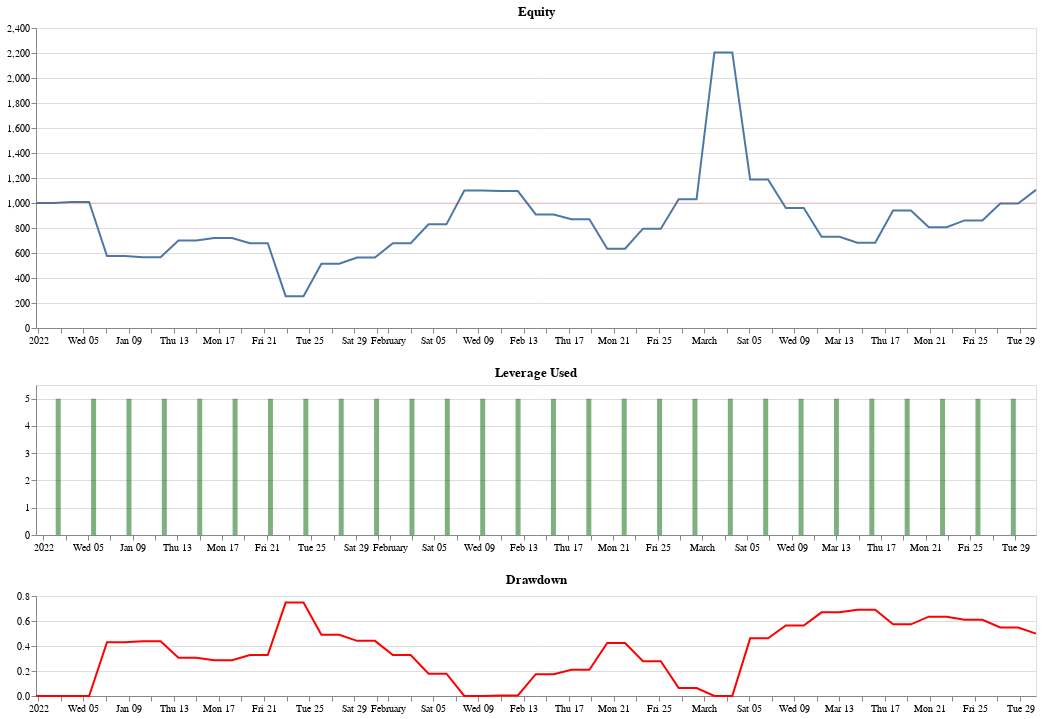

This figure's notebook cell:
### Code cell
report.equity_chart

### Figure 1 — Vega-Lite specification as saved in the notebook (floating-point values rounded to 4 significant figures)
{"config": {"view": {"continuousWidth": 400, "continuousHeight": 300}}, "vconcat": [{"layer": [{"data": {"name": "data-54645b3e33ab972ed7d66aaccef82a97"}, "mark": "line", "encoding": {"x": {"axis": {"grid": false, "title": ""}, "field": "Time", "type": "temporal"}, "y": {"axis": {"title": ""}, "field": "Equity", "scale": {"domain": [150.0, 2350.0]}, "type": "quantitative"}}, "transform": [{"filter": {"field": "Equity", "valid": true}}]}, {"data": {"name": "data-ac0604903442ed28ac7caeaeddb9ad1b"}, "mark": {"type": "rule", "size": 0.2}, "encoding": {"color": {"value": "red"}, "y": {"field": "y", "type": "quantitative"}}}, {"data": {"name": "data-54645b3e33ab972ed7d66aaccef82a97"}, "mark": {"type": "rule", "size": 10}, "encoding": {"opacity": {"value": 0}, "tooltip": [{"field": "Time", "format": "%d %b %Y, %H:%M", "type": "temporal"}, {"field": "Equity", "format": ".2f", "type": "quantitative"}], "x": {"field": "Time", "type": "temporal"}}, "selection": {"selector001": {"type": "single", "nearest": true, "on": "mouseover", "fields": ["Time"], "empty": "none"}}}, {"data": {"name": "data-54645b3e33ab972ed7d66aaccef82a97"}, "mark": {"type": "rule", "opacity": 0.25, "size": 0.25}, "encoding": {"x": {"field": "Time", "type": "temporal"}}, "transform": [{"filter": {"selection": "selector001"}}]}, {"data": {"name": "data-54645b3e33ab972ed7d66aaccef82a97"}, "mark": {"type": "point", "filled": true}, "encoding": {"opacity": {"condition": {"value": 1, "selection": "selector001"}, "value": 0}, "x": {"axis": {"grid": false, "title": ""}, "field": "Time", "type": "temporal"}, "y": {"axis": {"title": ""}, "field": "Equity", "scale": {"domain": [150.0, 2350.0]}, "type": "quantitative"}}, "transform": [{"filter": {"field": "Equity", "valid": true}}]}], "height": 300, "title": "Equity", "width": 1000}, {"layer": [{"mark": "bar", "encoding": {"color": {"value": "darkgreen"}, "opacity": {"condition": {"value": 1, "selection": "selector001"}, "value": 0.5}, "x": {"axis": {"grid": false, "title": ""}, "field": "Time", "type": "temporal"}, "y": {"axis": {"title": ""}, "field": "Leverage Used", "scale": {"domain": [0, 5.5]}, "type": "quantitative"}}}, {"mark": {"type": "rule", "size": 10}, "encoding": {"opacity": {"value": 0}, "tooltip": [{"field": "Time", "format": "%d %b %Y, %H:%M", "type": "temporal"}, {"field": "Leverage Used", "format": ".2f", "type": "quantitative"}], "x": {"field": "Time", "type": "temporal"}}, "selection": {"selector001": {"type": "single", "nearest": true, "on": "mouseover", "fields": ["Time"], "empty": "none"}}}, {"mark": {"type": "rule", "opacity": 0.25, "size": 0.25}, "encoding": {"x": {"field": "Time", "type": "temporal"}}, "transform": [{"filter": {"selection": "selector001"}}]}], "data": {"name": "data-54645b3e33ab972ed7d66aaccef82a97"}, "height": 150, "title": "Leverage Used", "width": 1000}, {"layer": [{"mark": {"type": "line", "color": "red"}, "encoding": {"x": {"axis": {"grid": false, "title": ""}, "field": "Time", "type": "temporal"}, "y": {"axis": {"title": ""}, "field": "Drawdown", "type": "quantitative"}}, "transform": [{"filter": {"field": "Drawdown", "valid": true}}]}, {"mark": {"type": "rule", "size": 10}, "encoding": {"opacity": {"value": 0}, "tooltip": [{"field": "Time", "format": "%d %b %Y, %H:%M", "type": "temporal"}, {"field": "Drawdown", "format": ".6f", "type": "quantitative"}], "x": {"field": "Time", "type": "temporal"}}, "selection": {"selector001": {"type": "single", "nearest": true, "on": "mouseover", "fields": ["Time"], "empty": "none"}}}, {"mark": {"type": "rule", "opacity": 0.25, "size": 0.25}, "encoding": {"x": {"field": "Time", "type": "temporal"}}, "transform": [{"filter": {"selection": "selector001"}}]}, {"mark": {"type": "point", "color": "red", "filled": true}, "encoding": {"opacity": {"condition": {"value": 1, "selection": "selector001"}, "value": 0}, "x": {"axis": {"grid": false, "title": ""}, "field": "Time", "type": "temporal"}, "y": {"axis": {"title": ""}, "field": "Drawdown", "type": "quantitative"}}, "transform": [{"filter": {"field": "Drawdown", "valid": true}}]}], "data": {"name": "data-54645b3e33ab972ed7d66aaccef82a97"}, "height": 100, "title": "Drawdown", "width": 1000}], "$schema": "https://vega.github.io/schema/vega-lite/v4.17.0.json", "datasets": {"data-54645b3e33ab972ed7d66aaccef82a97": [{"Time": "2022-01-01T00:00:00+05:00", "Equity": 1000.0, "Drawdown": 0.0, "Leverage Used": 0.0}, {"Time": "2022-01-02T13:00:00+05:00", "Equity": 1000.0, "Drawdown": 0.0, "Leverage Used": 5.0}, {"Time": "2022-01-04T03:00:00+05:00", "Equity": 1009.0, "Drawdown": 0.0, "Leverage Used": 0.0}, {"Time": "2022-01-05T17:00:00+05:00", "Equity": 1009.0, "Drawdown": 0.0, "Leverage Used": 5.0}, {"Time": "2022-01-07T07:00:00+05:00", "Equity": 575.2, "Drawdown": 0.4298, "Leverage Used": 0.0}, {"Time": "2022-01-08T21:00:00+05:00", "Equity": 575.2, "Drawdown": 0.4298, "Leverage Used": 5.0}, {"Time": "2022-01-10T11:00:00+05:00", "Equity": 566.5, "Drawdown": 0.4384, "Leverage Used": 0.0}, {"Time": "2022-01-12T01:00:00+05:00", "Equity": 566.5, "Drawdown": 0.4384, "Leverage Used": 5.0}, {"Time": "2022-01-13T15:00:00+05:00", "Equity": 700.2, "Drawdown": 0.3059, "Leverage Used": 0.0}, {"Time": "2022-01-15T05:00:00+05:00", "Equity": 700.2, "Drawdown": 0.3059, "Leverage Used": 5.0}, {"Time": "2022-01-16T19:00:00+05:00", "Equity": 720.5, "Drawdown": 0.2859, "Leverage Used": 0.0}, {"Time": "2022-01-18T09:00:00+05:00", "Equity": 720.5, "Drawdown": 0.2859, "Leverage Used": 5.0}, {"Time": "2022-01-19T23:00:00+05:00", "Equity": 678.5, "Drawdown": 0.3275, "Leverage Used": 0.0}, {"Time": "2022-01-21T13:00:00+05:00", "Equity": 678.5, "Drawdown": 0.3275, "Leverage Used": 5.0}, {"Time": "2022-01-23T03:00:00+05:00", "Equity": 254.8, "Drawdown": 0.7474, "Leverage Used": 0.0}, {"Time": "2022-01-24T17:00:00+05:00", "Equity": 254.8, "Drawdown": 0.7474, "Leverage Used": 5.0}, {"Time": "2022-01-26T07:00:00+05:00", "Equity": 514.2, "Drawdown": 0.4903, "Leverage Used": 0.0}, {"Time": "2022-01-27T21:00:00+05:00", "Equity": 514.2, "Drawdown": 0.4903, "Leverage Used": 5.0}, {"Time": "2022-01-29T11:00:00+05:00", "Equity": 563.9, "Drawdown": 0.4411, "Leverage Used": 0.0}, {"Time": "2022-01-31T01:00:00+05:00", "Equity": 563.9, "Drawdown": 0.4411, "Leverage Used": 5.0}, {"Time": "2022-02-01T15:00:00+05:00", "Equity": 678.9, "Drawdown": 0.3271, "Leverage Used": 0.0}, {"Time": "2022-02-03T05:00:00+05:00", "Equity": 678.9, "Drawdown": 0.3271, "Leverage Used": 5.0}, {"Time": "2022-02-04T19:00:00+05:00", "Equity": 829.0, "Drawdown": 0.1782, "Leverage Used": 0.0}, {"Time": "2022-02-06T09:00:00+05:00", "Equity": 829.0, "Drawdown": 0.1782, "Leverage Used": 5.0}, {"Time": "2022-02-07T23:00:00+05:00", "Equity": 1100.0, "Drawdown": 0.0, "Leverage Used": 0.0}, {"Time": "2022-02-09T13:00:00+05:00", "Equity": 1100.0, "Drawdown": 0.0, "Leverage Used": 5.0}, {"Time": "2022-02-11T03:00:00+05:00", "Equity": 1095.0, "Drawdown": 0.004445, "Leverage Used": 0.0}, {"Time": "2022-02-12T17:00:00+05:00", "Equity": 1095.0, "Drawdown": 0.004445, "Leverage Used": 5.0}, {"Time": "2022-02-14T07:00:00+05:00", "Equity": 908.4, "Drawdown": 0.1744, "Leverage Used": 0.0}, {"Time": "2022-02-15T21:00:00+05:00", "Equity": 908.4, "Drawdown": 0.1744, "Leverage Used": 5.0}, {"Time": "2022-02-17T11:00:00+05:00", "Equity": 869.6, "Drawdown": 0.2096, "Leverage Used": 0.0}, {"Time": "2022-02-19T01:00:00+05:00", "Equity": 869.6, "Drawdown": 0.2096, "Leverage Used": 5.0}, {"Time": "2022-02-20T15:00:00+05:00", "Equity": 634.1, "Drawdown": 0.4237, "Leverage Used": 0.0}, {"Time": "2022-02-22T05:00:00+05:00", "Equity": 634.1, "Drawdown": 0.4237, "Leverage Used": 5.0}, {"Time": "2022-02-23T19:00:00+05:00", "Equity": 794.8, "Drawdown": 0.2776, "Leverage Used": 0.0}, {"Time": "2022-02-25T09:00:00+05:00", "Equity": 794.8, "Drawdown": 0.2776, "Leverage Used": 5.0}, {"Time": "2022-02-26T23:00:00+05:00", "Equity": 1030.0, "Drawdown": 0.06416, "Leverage Used": 0.0}, {"Time": "2022-02-28T13:00:00+05:00", "Equity": 1030.0, "Drawdown": 0.06416, "Leverage Used": 5.0}, {"Time": "2022-03-02T03:00:00+05:00", "Equity": 2204.0, "Drawdown": 0.0, "Leverage Used": 0.0}, {"Time": "2022-03-03T17:00:00+05:00", "Equity": 2204.0, "Drawdown": 0.0, "Leverage Used": 5.0}, {"Time": "2022-03-05T07:00:00+05:00", "Equity": 1188.0, "Drawdown": 0.4611, "Leverage Used": 0.0}, {"Time": "2022-03-06T21:00:00+05:00", "Equity": 1188.0, "Drawdown": 0.4611, "Leverage Used": 5.0}, {"Time": "2022-03-08T11:00:00+05:00", "Equity": 959.9, "Drawdown": 0.5645, "Leverage Used": 0.0}, {"Time": "2022-03-10T01:00:00+05:00", "Equity": 959.9, "Drawdown": 0.5645, "Leverage Used": 5.0}, {"Time": "2022-03-11T15:00:00+05:00", "Equity": 729.1, "Drawdown": 0.6692, "Leverage Used": 0.0}, {"Time": "2022-03-13T05:00:00+05:00", "Equity": 729.1, "Drawdown": 0.6692, "Leverage Used": 5.0}, {"Time": "2022-03-14T19:00:00+05:00", "Equity": 682.8, "Drawdown": 0.6902, "Leverage Used": 0.0}, {"Time": "2022-03-16T09:00:00+05:00", "Equity": 682.8, "Drawdown": 0.6902, "Leverage Used": 5.0}, {"Time": "2022-03-17T23:00:00+05:00", "Equity": 940.1, "Drawdown": 0.5735, "Leverage Used": 0.0}, {"Time": "2022-03-19T13:00:00+05:00", "Equity": 940.1, "Drawdown": 0.5735, "Leverage Used": 5.0}, {"Time": "2022-03-21T03:00:00+05:00", "Equity": 805.6, "Drawdown": 0.6345, "Leverage Used": 0.0}, {"Time": "2022-03-22T17:00:00+05:00", "Equity": 805.6, "Drawdown": 0.6345, "Leverage Used": 5.0}, {"Time": "2022-03-24T07:00:00+05:00", "Equity": 860.9, "Drawdown": 0.6094, "Leverage Used": 0.0}, {"Time": "2022-03-25T21:00:00+05:00", "Equity": 860.9, "Drawdown": 0.6094, "Leverage Used": 5.0}, {"Time": "2022-03-27T11:00:00+05:00", "Equity": 996.2, "Drawdown": 0.548, "Leverage Used": 0.0}, {"Time": "2022-03-29T01:00:00+05:00", "Equity": 996.2, "Drawdown": 0.548, "Leverage Used": 5.0}, {"Time": "2022-03-30T15:00:00+05:00", "Equity": 1105.0, "Drawdown": 0.4987, "Leverage Used": 0.0}], "data-ac0604903442ed28ac7caeaeddb9ad1b": [{"y": 1000}]}}
